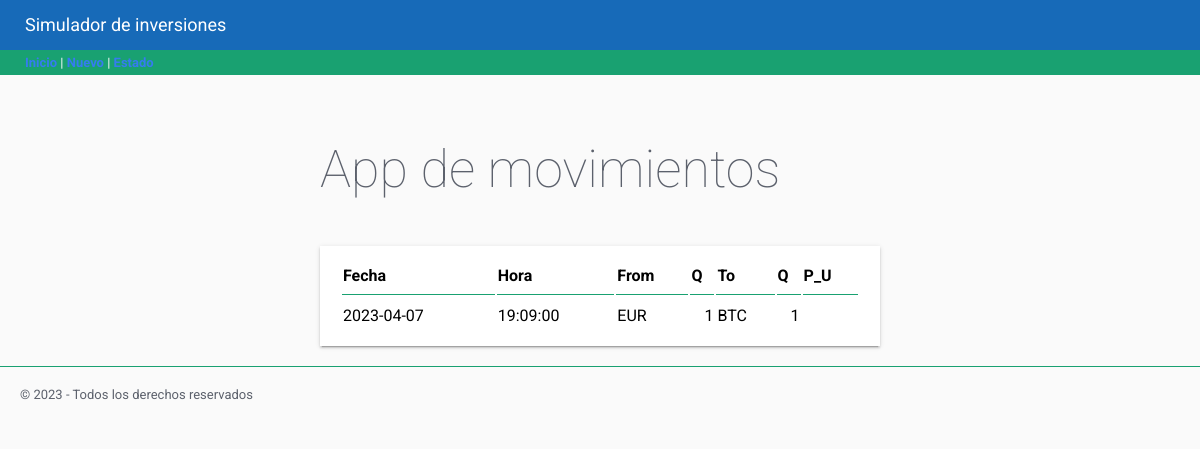
Before: / with the older database file.
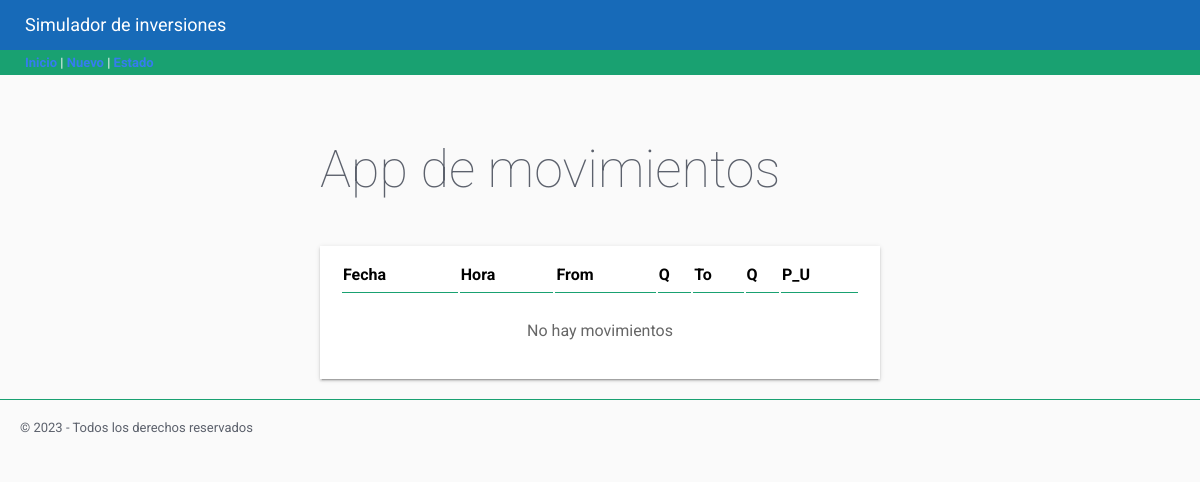
After: the same page with the newer database file.
### tables this page shows
CREATE TABLE "movimientos" (
	"id"	INTEGER NOT NULL UNIQUE,
	"fecha"	TEXT NOT NULL,
	"hora"	TEXT NOT NULL,
	"moneda_from"	TEXT NOT NULL,
	"cantidad_from"	NUMERIC NOT NULL,
	"moneda_to"	TEXT NOT NULL,
	"cantidad_to"	NUMERIC NOT NULL,
	"precio_unitario"	NUMERIC NOT NULL,
	PRIMARY KEY("id" AUTOINCREMENT)
);

### cryptos/views.py (the view)
@app.route('/')
def home():
    db = DBManager(RUTA)
    consulta = 'SELECT id, fecha, hora, moneda_from , cantidad_from, moneda_to, cantidad_to,precio_unitario FROM movimientos'
    movimientos = db.consultaSQL(consulta)
    return render_template("inicio.html", movs=movimientos)

### cryptos/models.py (called while the page is built)
    def consultaSQL(self,consulta):
        conexion = sqlite3.connect(self.ruta)
        cursor = conexion.cursor()
        cursor.execute(consulta)
        datos = cursor.fetchall()
        movimientos = []
        nombres_columna = []
        for columna in cursor.description:
            nombres_columna.append(columna[0])
        for dato in datos:
            indice = 0
            movimiento = {}
            for nombre in nombres_columna:
                movimiento[nombre] = dato[indice]
                indice += 1
            movimientos.append(movimiento)
        conexion.close()
        return movimientos

### cryptos/templates/inicio.html (shortened to what this page needs)
{% extends "base.html"%}
{% block contenido %}
<table class="paper">
            <tr>
                <th class="titulo-table">Fecha</th>
                <th class="titulo-table">Hora</th>
                <th class="titulo-table">From</th>
                <th class="titulo-table">Q</th>
                <th class="titulo-table">To</th>
                <th class="titulo-table">Q</th>
                <th class="titulo-table">P_U</th>
            </tr>
            {% if movs%}
            {% for m in movs %}
            <tr>
                <td>
                    {% if m.fecha %}
                    {{ m.fecha }}
                    {% else %}
                    ---
                    {% endif %}
                </td>
                <td>{{m.hora}}</td>
                <td>{{m.moneda_from}}</td>
                <td class="numero">{{m.cantidad_from}}</td>
                <td>{{m.moneda_to}}</td>
                <td class="numero">{{m.cantidad_to}}</td>
                <td class="numero">{{m.P_U}}</td>
            </tr>
            {% endfor %}
            {% else %}
                <td colspan="7" class ="lista-vacia"> No hay movimientos </td>
            {% endif %}
</table>
{% endblock contenido%}

### cryptos/templates/base.html (shortened to what this page needs)
<!DOCTYPE html>
<html lang="en">
<head>
    <link rel="stylesheet" href="/static/css/flat-remix.css">
    <link rel="stylesheet" href="/static/css/styles.css">
</head>
<body>
    {% include 'components/header.html'%}
    {% include 'components/navbar.html'%}
    <main>
        {% block page_title%}
        <h1>App de movimientos</h1>
        {% endblock page_title%}
        {% block contenido %}
        {% endblock %}
    </main>
    {% include 'components/footer.html'%}
</body>
</html>

### cryptos/templates/components/header.html
<header>Simulador de inversiones</header>

### cryptos/templates/components/navbar.html
<nav>
    <a href="/">Inicio</a> |
    <a href="/nuevo">Nuevo</a> |
    <a href="/estado">Estado</a>
</nav>

### cryptos/templates/components/footer.html
<footer class ="pie-pagina"> © 2023 - Todos los derechos reservados </footer>

### cryptos/static/css/flat-remix.css (style rules this page uses)
* { box-sizing: border-box; outline: none; -webkit-appearance: none; -webkit-tap-highlight-color: transparent !important; -webkit-tap-highlight-color: rgba(0, 0, 0, 0) !important; -webkit-touch-callout: none; font-family: "Roboto", sans-serif; letter-spacing: 0; }
body { background-color: #FAFAFA; color: #5c616c; margin: 0; font-size: 13px; cursor: default; user-select: none; -webkit-user-select: none; -khtml-user-select: none; -moz-user-select: none; -ms-user-select: none; }
a:link, a:visited, a:active, a { color: #367bf0; font-weight: bold; text-decoration: none; cursor: pointer; }
h1, h2, h3, h4, h5, h6 { line-height: 1.5em; }
h1 { font-size: 4em; font-weight: lighter; margin: .7em 0; }
section, article, .section, .article, .paper { line-height: 2em; word-wrap: break-word; word-break: normal; line-height: 2em; }
.paper { font-size: 16px; box-shadow: 0 2px 2px 0 rgba(0, 0, 0, .14), 0 3px 1px -2px rgba(0, 0, 0, .2), 0 1px 5px 0 rgba(0, 0, 0, .12); padding: 10px 20px; background-color: #FFF; margin-top: 20px; min-height: 100px; color: #000; }

### cryptos/static/css/styles.css (style rules this page uses)
:root { --primary-color: #176ab8; --secondary-color: #19a171; --medium-gray: #666; --error-color: var(--primary-color); --default-border: solid thin var(--secondary-color) }
header { background-color: var(--primary-color); color: white; height: 50px; font-size: large; line-height: 50px; padding-left: 25px; }
nav { background-color: var(--secondary-color); color: #FFF; height: 25px; line-height: 25px; padding-left: 25px; }
nav a, nav a:active, nav a:focus, nav a:hover, nav a:visited, nav a { color: white; }
main { max-width: 600px; margin: auto; padding: 20px; }
table.paper { width: 100%; }
.titulo-table { border-bottom: var(--default-border); text-align: left; }
.lista-vacia { text-align: center; padding: 20px; color: var(--medium-gray); }
.pie-pagina { padding: 20px; border-top: var(--default-border); }

Changed rows visible on the page:
removed movimientos: fecha "2023-04-07", hora "19:09:00", moneda_from "EUR", cantidad_from "1", moneda_to "BTC", cantidad_to "1"
Other visible differences:
text now shown: "No hay movimientos"
